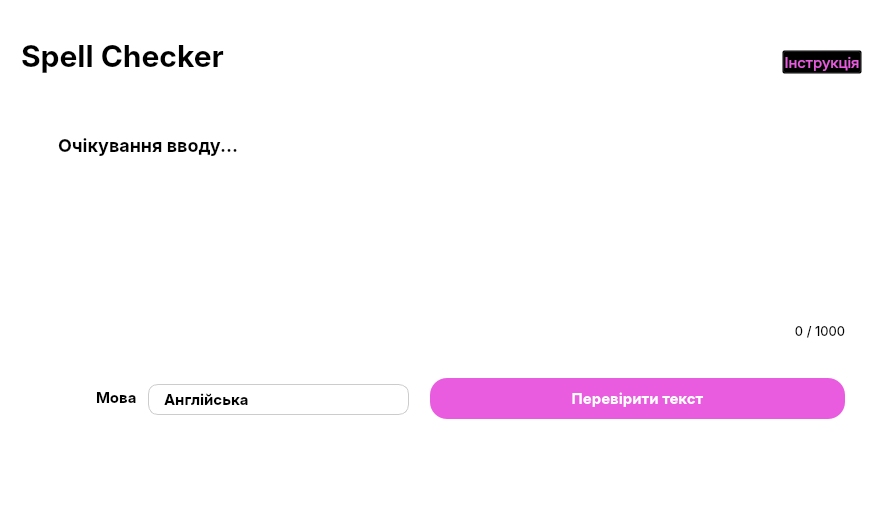
<?xml version="1.0" encoding="UTF-8"?>
<ui version="4.0">
 <class>MainWindow</class>
 <widget class="QMainWindow" name="MainWindow">
  <property name="geometry">
   <rect>
    <x>0</x>
    <y>0</y>
    <width>887</width>
    <height>520</height>
   </rect>
  </property>
  <property name="windowTitle">
   <string>SpellChecker</string>
  </property>
  <property name="styleSheet">
   <string notr="true">background-color: white;
font-family: Inter;</string>
  </property>
  <widget class="QWidget" name="centralwidget">
   <widget class="QFrame" name="frame">
    <property name="geometry">
     <rect>
      <x>21</x>
      <y>106</y>
      <width>845</width>
      <height>251</height>
     </rect>
    </property>
    <property name="styleSheet">
     <string notr="true">border-radius: 20px;</string>
    </property>
    <property name="frameShape">
     <enum>QFrame::Shape::StyledPanel</enum>
    </property>
    <property name="frameShadow">
     <enum>QFrame::Shadow::Raised</enum>
    </property>
    <widget class="QLabel" name="label_2">
     <property name="geometry">
      <rect>
       <x>37</x>
       <y>19</y>
       <width>221</width>
       <height>41</height>
      </rect>
     </property>
     <property name="styleSheet">
      <string notr="true">color: black;
font-size: 18px;

font-weight: bold;</string>
     </property>
     <property name="text">
      <string>Очікування вводу...</string>
     </property>
    </widget>
    <widget class="QPlainTextEdit" name="TextEdit">
     <property name="geometry">
      <rect>
       <x>33</x>
       <y>70</y>
       <width>781</width>
       <height>131</height>
      </rect>
     </property>
     <property name="styleSheet">
      <string notr="true">QPlainTextEdit {
    font-size: 16px;
	color: #black;
}


QScrollBar:vertical {
    border: none;
    background: transparent;
    width: 10px;
    margin: 0px 0px 0px 0px;
}
QScrollBar::handle:vertical {
    background: #BDBDBD;
    min-height: 30px;
    border-radius: 5px;
}
QScrollBar::handle:vertical:hover {
    background: #9E9E9E;
}

QScrollBar::handle:vertical:pressed {
    background: #E95CE0; 
}

QScrollBar::add-line:vertical, QScrollBar::sub-line:vertical {
    height: 0px;
    background: none;
}

QScrollBar::add-page:vertical, QScrollBar::sub-page:vertical {
    background: none;
}</string>
     </property>
     <property name="plainText">
      <string/>
     </property>
     <property name="placeholderText">
      <string>Введіть текст</string>
     </property>
    </widget>
    <widget class="QPushButton" name="clearButton">
     <property name="geometry">
      <rect>
       <x>786</x>
       <y>20</y>
       <width>41</width>
       <height>41</height>
      </rect>
     </property>
     <property name="cursor">
      <cursorShape>PointingHandCursor</cursorShape>
     </property>
     <property name="styleSheet">
      <string notr="true">QPushButton#clearButton {
    background-color: transparent; 
    border-radius: 15px;        
    color: #888888;              
    font-size: 18px;
    border: none;
}
QPushButton#clearButton:hover {
    background-color: #f0f0f0;       
}</string>
     </property>
     <property name="text">
      <string/>
     </property>
     <property name="icon">
      <iconset resource="resources.qrc">
       <normaloff>:/img/img/Replay.png</normaloff>:/img/img/Replay.png</iconset>
     </property>
     <property name="iconSize">
      <size>
       <width>500</width>
       <height>500</height>
      </size>
     </property>
    </widget>
    <widget class="QLabel" name="charCountLabel">
     <property name="geometry">
      <rect>
       <x>723</x>
       <y>215</y>
       <width>101</width>
       <height>20</height>
      </rect>
     </property>
     <property name="layoutDirection">
      <enum>Qt::LayoutDirection::RightToLeft</enum>
     </property>
     <property name="styleSheet">
      <string notr="true">color: black; font-size: 13px;</string>
     </property>
     <property name="text">
      <string>0 / 1000</string>
     </property>
     <property name="alignment">
      <set>Qt::AlignmentFlag::AlignRight|Qt::AlignmentFlag::AlignTrailing|Qt::AlignmentFlag::AlignVCenter</set>
     </property>
    </widget>
    <zorder>label_2</zorder>
    <zorder>TextEdit</zorder>
    <zorder>charCountLabel</zorder>
    <zorder>clearButton</zorder>
   </widget>
   <widget class="QLabel" name="label">
    <property name="geometry">
     <rect>
      <x>21</x>
      <y>35</y>
      <width>221</width>
      <height>41</height>
     </rect>
    </property>
    <property name="styleSheet">
     <string notr="true">color: black;
font-size: 30px;
font-weight: bold;</string>
    </property>
    <property name="text">
     <string>Spell Checker</string>
    </property>
   </widget>
   <widget class="QLabel" name="label_3">
    <property name="geometry">
     <rect>
      <x>96</x>
      <y>377</y>
      <width>41</width>
      <height>41</height>
     </rect>
    </property>
    <property name="styleSheet">
     <string notr="true">color: black;
font-size: 15px;

font-weight: bold;</string>
    </property>
    <property name="text">
     <string>Мова</string>
    </property>
   </widget>
   <widget class="QComboBox" name="comboBox">
    <property name="geometry">
     <rect>
      <x>148</x>
      <y>384</y>
      <width>261</width>
      <height>31</height>
     </rect>
    </property>
    <property name="cursor">
     <cursorShape>PointingHandCursor</cursorShape>
    </property>
    <property name="styleSheet">
     <string notr="true">QComboBox {
    border: 1px solid #cccccc;
    border-radius: 10px;
    padding: 5px 15px;
    background-color: white;
    font-size: 15px;
    min-width: 150px;
    color: black;
    font-weight: bold;
}

QComboBox::drop-down {
    border: none; 
}

QComboBox QAbstractItemView {
    background-color: white;         
    border: 1px solid #e0e0e0;       
    border-radius: 8px;              
    outline: none;                   
    padding: 4px;                   
    selection-background-color: #FF99F8; 
    selection-color: white;        
}


QComboBox QAbstractItemView::item {
    height: 25px;      
    border-radius: 4px;              
    padding-left: 10px;              
    color: #333333;   
}

QComboBox QAbstractItemView::item:hover {
    background-color: #FF99F8;
    color: white;
}</string>
    </property>
    <item>
     <property name="text">
      <string>Англійська</string>
     </property>
    </item>
    <item>
     <property name="text">
      <string>Українська</string>
     </property>
    </item>
   </widget>
   <widget class="QPushButton" name="pushButton">
    <property name="geometry">
     <rect>
      <x>430</x>
      <y>378</y>
      <width>415</width>
      <height>41</height>
     </rect>
    </property>
    <property name="cursor">
     <cursorShape>PointingHandCursor</cursorShape>
    </property>
    <property name="styleSheet">
     <string notr="true">QPushButton {
    background-color: #E95CE0; 
    color: white;
    border-radius: 16.5px;
    padding: 10px 30px; 
    font-size: 15px;
    font-weight: bold;
}
QPushButton:hover {
    background-color: #CD3EC3; 
}
QPushButton:pressed {
    background-color: #AC31A3; 
}</string>
    </property>
    <property name="text">
     <string>Перевірити текст</string>
    </property>
   </widget>
   <widget class="QPushButton" name="LoadFileButton">
    <property name="geometry">
     <rect>
      <x>40</x>
      <y>380</y>
      <width>41</width>
      <height>41</height>
     </rect>
    </property>
    <property name="cursor">
     <cursorShape>PointingHandCursor</cursorShape>
    </property>
    <property name="styleSheet">
     <string notr="true">QPushButton#LoadFileButton {
    background-color: transparent; 
    border-radius: 15px;        
    color: #888888;              
    font-size: 18px;
    border: none;
}

QPushButton#LoadFileButton:hover {
    background-color: #f0f0f0;           
}</string>
    </property>
    <property name="text">
     <string/>
    </property>
    <property name="icon">
     <iconset resource="resources.qrc">
      <normaloff>:/img/img/Upload.png</normaloff>:/img/img/Upload.png</iconset>
    </property>
    <property name="iconSize">
     <size>
      <width>500</width>
      <height>500</height>
     </size>
    </property>
   </widget>
   <widget class="QPushButton" name="helpButton">
    <property name="geometry">
     <rect>
      <x>782</x>
      <y>50</y>
      <width>80</width>
      <height>24</height>
     </rect>
    </property>
    <property name="cursor">
     <cursorShape>PointingHandCursor</cursorShape>
    </property>
    <property name="styleSheet">
     <string notr="true">QPushButton#helpButton {
color: #E95CE0;
font-size: 15px;
background-color: transparent; 
}

QPushButton#helpButton::hover {
    color: #CD3EC3; 
}</string>
    </property>
    <property name="text">
     <string>Інструкція</string>
    </property>
   </widget>
  </widget>
  <widget class="QStatusBar" name="statusbar"/>
 </widget>
 <resources>
  <include location="resources.qrc"/>
 </resources>
 <connections/>
</ui>
